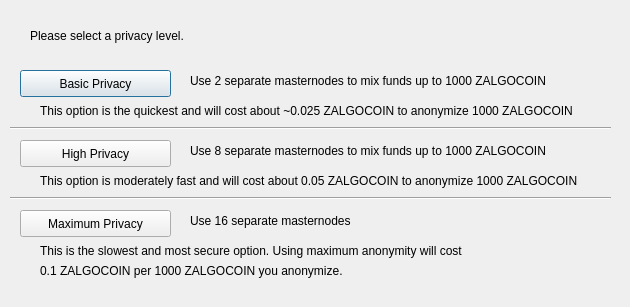
<?xml version="1.0" encoding="UTF-8"?>
<ui version="4.0">
 <class>DarksendConfig</class>
 <widget class="QDialog" name="DarksendConfig">
  <property name="geometry">
   <rect>
    <x>0</x>
    <y>0</y>
    <width>630</width>
    <height>307</height>
   </rect>
  </property>
  <property name="windowTitle">
   <string>Configure PrivateSend</string>
  </property>
  <widget class="QPushButton" name="buttonBasic">
   <property name="geometry">
    <rect>
     <x>20</x>
     <y>70</y>
     <width>151</width>
     <height>27</height>
    </rect>
   </property>
   <property name="text">
    <string>Basic Privacy</string>
   </property>
  </widget>
  <widget class="QPushButton" name="buttonHigh">
   <property name="geometry">
    <rect>
     <x>20</x>
     <y>140</y>
     <width>151</width>
     <height>27</height>
    </rect>
   </property>
   <property name="text">
    <string>High Privacy</string>
   </property>
  </widget>
  <widget class="QPushButton" name="buttonMax">
   <property name="geometry">
    <rect>
     <x>20</x>
     <y>210</y>
     <width>151</width>
     <height>27</height>
    </rect>
   </property>
   <property name="text">
    <string>Maximum Privacy</string>
   </property>
  </widget>
  <widget class="QLabel" name="label">
   <property name="geometry">
    <rect>
     <x>30</x>
     <y>20</y>
     <width>571</width>
     <height>31</height>
    </rect>
   </property>
   <property name="text">
    <string>Please select a privacy level.</string>
   </property>
  </widget>
  <widget class="QLabel" name="label_2">
   <property name="geometry">
    <rect>
     <x>190</x>
     <y>70</y>
     <width>421</width>
     <height>21</height>
    </rect>
   </property>
   <property name="text">
    <string>Use 2 separate masternodes to mix funds up to 1000 ZALGOCOIN</string>
   </property>
  </widget>
  <widget class="QLabel" name="label_3">
   <property name="geometry">
    <rect>
     <x>190</x>
     <y>140</y>
     <width>411</width>
     <height>21</height>
    </rect>
   </property>
   <property name="text">
    <string>Use 8 separate masternodes to mix funds up to 1000 ZALGOCOIN</string>
   </property>
  </widget>
  <widget class="QLabel" name="label_4">
   <property name="geometry">
    <rect>
     <x>190</x>
     <y>210</y>
     <width>421</width>
     <height>21</height>
    </rect>
   </property>
   <property name="text">
    <string>Use 16 separate masternodes</string>
   </property>
  </widget>
  <widget class="QLabel" name="label_6">
   <property name="geometry">
    <rect>
     <x>40</x>
     <y>100</y>
     <width>561</width>
     <height>21</height>
    </rect>
   </property>
   <property name="text">
    <string>This option is the quickest and will cost about ~0.025 ZALGOCOIN to anonymize 1000 ZALGOCOIN</string>
   </property>
  </widget>
  <widget class="QLabel" name="label_7">
   <property name="geometry">
    <rect>
     <x>40</x>
     <y>170</y>
     <width>561</width>
     <height>21</height>
    </rect>
   </property>
   <property name="text">
    <string>This option is moderately fast and will cost about 0.05 ZALGOCOIN to anonymize 1000 ZALGOCOIN</string>
   </property>
  </widget>
  <widget class="QLabel" name="label_8">
   <property name="geometry">
    <rect>
     <x>40</x>
     <y>240</y>
     <width>561</width>
     <height>21</height>
    </rect>
   </property>
   <property name="text">
    <string>This is the slowest and most secure option. Using maximum anonymity will cost</string>
   </property>
  </widget>
  <widget class="QLabel" name="label_9">
   <property name="geometry">
    <rect>
     <x>40</x>
     <y>260</y>
     <width>561</width>
     <height>21</height>
    </rect>
   </property>
   <property name="text">
    <string>0.1 ZALGOCOIN per 1000 ZALGOCOIN you anonymize.</string>
   </property>
  </widget>
  <widget class="Line" name="line">
   <property name="geometry">
    <rect>
     <x>10</x>
     <y>120</y>
     <width>601</width>
     <height>16</height>
    </rect>
   </property>
   <property name="orientation">
    <enum>Qt::Horizontal</enum>
   </property>
  </widget>
  <widget class="Line" name="line_2">
   <property name="geometry">
    <rect>
     <x>10</x>
     <y>190</y>
     <width>601</width>
     <height>16</height>
    </rect>
   </property>
   <property name="orientation">
    <enum>Qt::Horizontal</enum>
   </property>
  </widget>
 </widget>
 <resources/>
 <connections/>
</ui>
